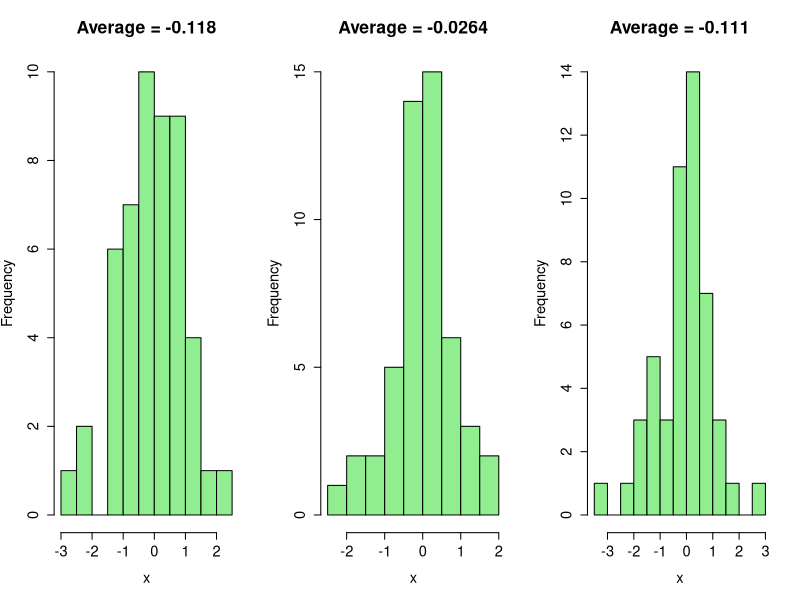
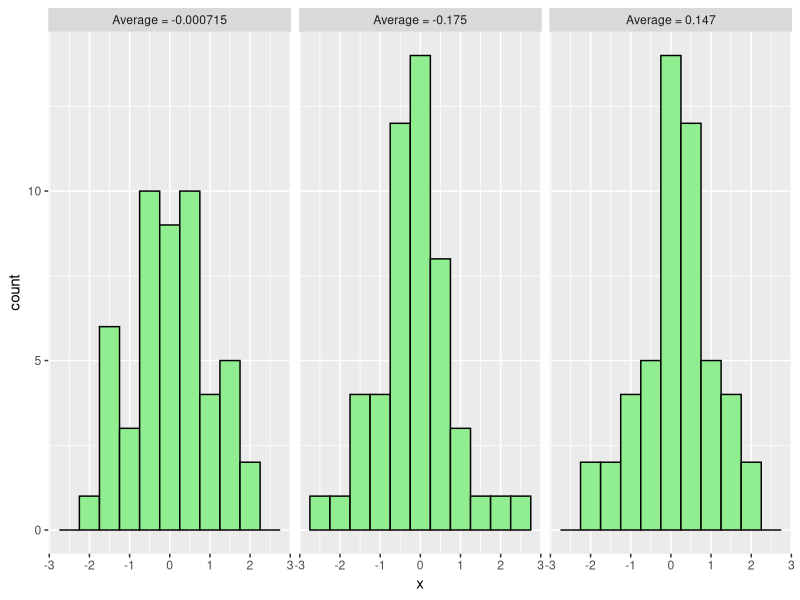

These charts were generated, in order, by the following R code:
## ---- chunk 1
library(ggplot2)
knitr::opts_chunk$set(echo = TRUE)
## ---- chunk 2
old.par <- par(mfrow=c(1,3),ps=16)
for ( iTry in 1:3 ) {
  x=rnorm(50,mean=0,sd=1)
  hist(x,breaks=10,col='lightgreen',main=paste("Average =",signif(mean(x),3)))
}
par(old.par)
## ---- chunk 3
ggplot(transform(data.frame(x=rnorm(150),y=rep(1:3,50)),y=paste("Average =",signif(unlist(lapply(unstack(data.frame(x,y)),mean))[y],3))),aes(x=x))+geom_histogram(binwidth=0.5,colour="black",fill='lightgreen')+facet_wrap(~y)
